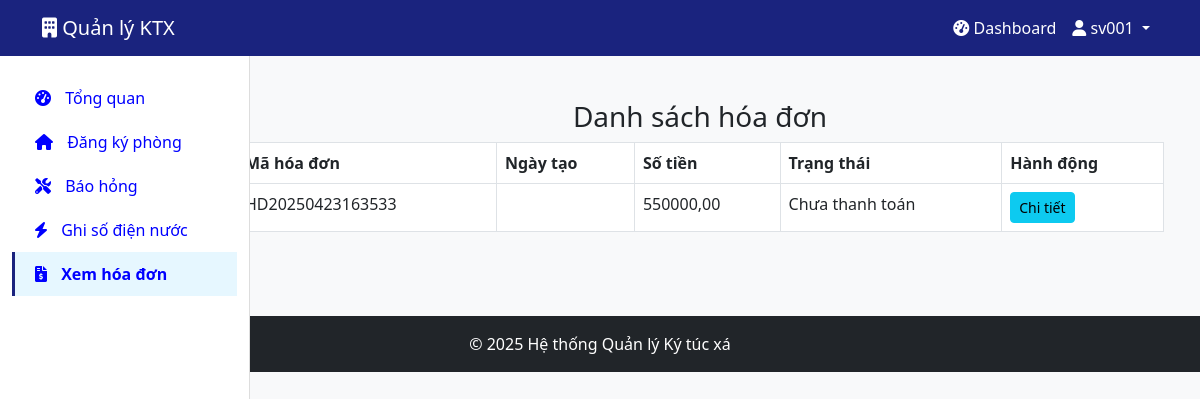
/xem-hoa-don/ (signed in), run on the app's committed database.
### dormitory/models.py (models this page shows, shortened)
class HoaDon(models.Model):
    ma_hoa_don = models.CharField(max_length=20, primary_key=True)
    so_tien = models.FloatField()
    loai_hoa_don = models.CharField(max_length=20)
    ngay_thanh_toan = models.DateField(null=True, blank=True)
    mssv = models.ForeignKey(SinhVien, on_delete=models.CASCADE)
    thang = models.IntegerField()
    ma_phong = models.ForeignKey(Phong, on_delete=models.CASCADE)

### dormitory/views.py (the view)
# urls.py: path('xem-hoa-don/', views.xem_hoa_don, name='xem_hoa_don'),
@login_required
def xem_hoa_don(request):
    tai_khoan = TaiKhoan.objects.get(user=request.user)
    if tai_khoan.role != 'student':
        messages.error(request, 'Bạn không có quyền truy cập chức năng này!')
        return redirect('dashboard')
    student = SinhVien.objects.get(tai_khoan=tai_khoan)
    hoa_don_list = HoaDon.objects.filter(mssv=student).order_by('-thang')
    return render(request, 'dormitory/xem_hoa_don.html', {
        'hoa_don_list': hoa_don_list,
        'role': tai_khoan.role
    })

### dormitory/templates/dormitory/xem_hoa_don.html (shortened to what this page needs)
{% extends 'base.html' %}
{% block content %}
<div class="container mt-4">
    <h3 class="text-center">Danh sách hóa đơn</h3>
    <table class="table table-bordered">
        <thead>
            <tr>
                <th>Mã hóa đơn</th>
                <th>Ngày tạo</th>
                <th>Số tiền</th>
                <th>Trạng thái</th>
                <th>Hành động</th>
            </tr>
        </thead>
        <tbody>
            {% for hoa_don in hoa_don_list %}
            <tr>
                <td>{{ hoa_don.ma_hoa_don }}</td>
                <td>{{ hoa_don.ngay_tao|date:"d/m/Y" }}</td>
                <td>{{ hoa_don.so_tien|floatformat:2 }}</td>
                <td>
                    {% if hoa_don.ngay_thanh_toan %}
                        Đã thanh toán
                    {% else %}
                        Chưa thanh toán
                    {% endif %}
                </td>
                <td>
                    <a href="{% url 'chi_tiet_hoa_don' hoa_don.ma_hoa_don %}" class="btn btn-info btn-sm">Chi tiết</a>
                </td>
            </tr>
            {% empty %}
            <tr>
                <td colspan="5" class="text-center">Không có hóa đơn nào.</td>
            </tr>
            {% endfor %}
        </tbody>
    </table>
</div>
{% endblock %}

### dormitory/templates/base.html (shortened to what this page needs)
<!DOCTYPE html>
<html lang="vi">
<head>
    <link href="https://cdn.jsdelivr.net/npm/bootstrap@5.3.0/dist/css/bootstrap.min.css" rel="stylesheet">
    <link rel="stylesheet" href="https://cdnjs.cloudflare.com/ajax/libs/font-awesome/6.0.0/css/all.min.css">
</head>
<body>
    <nav class="navbar navbar-expand-lg navbar-dark sticky-top">
        <div class="container">
            <a class="navbar-brand" href="{% url 'home' %}" style="color: white !important;">
                <i class="fas fa-building"></i> Quản lý KTX
            </a>
            <div class="collapse navbar-collapse" id="navbarNav">
                <ul class="navbar-nav ms-auto">
                    {% if user.is_authenticated %}
                        <li class="nav-item">
                            <a class="nav-link" href="{% url 'dashboard' %}">
                                <i class="fas fa-tachometer-alt"></i> Dashboard
                            </a>
                        </li>
                        <li class="nav-item dropdown" >
                            <a class="nav-link dropdown-toggle" href="#" id="navbarDropdown" role="button" data-bs-toggle="dropdown">
                                <i class="fas fa-user"></i> {{ user.username }}
                            </a>
                        </li>
                    {% else %}
                        <li class="nav-item">
                            <a class="nav-link" href="{% url 'login' %}">Đăng nhập</a>
                        </li>
                    {% endif %}
                </ul>
            </div>
        </div>
    </nav>
    <div class="container-fluid">
        <div class="row">
            {% if user.is_authenticated and request.path != '/' %}
                <div class="col-md-3 col-lg-2 d-md-block sidebar">
                    <div class="position-sticky">
                        <ul class="nav flex-column">
                            {% if role == 'manager' %}
                                <li class="nav-item">
                                    <a class="nav-link {% if request.path == '/dashboard/' %}active{% endif %}" href="{% url 'dashboard' %}">
                                        <i class="fas fa-tachometer-alt"></i> Tổng quan
                                    </a>
                                </li>
                                <li class="nav-item">
                                    <a class="nav-link {% if '/quan-ly-don-dang-ky/' in request.path %}active{% endif %}" href="{% url 'quan_ly_don_dang_ky' %}">
                                        <i class="fas fa-clipboard-list"></i> Quản lý đơn đăng ký
                                    </a>
                                </li>
                                <li class="nav-item">
                                    <a class="nav-link {% if '/quan-ly-phong/' in request.path %}active{% endif %}" href="{% url 'quan_ly_phong' %}">
                                        <i class="fas fa-door-open"></i> Quản lý phòng
                                    </a>
                                </li>
                                <li class="nav-item">
                                    <a class="nav-link {% if '/quan-ly-sinh-vien/' in request.path %}active{% endif %}" href="{% url 'quan_ly_sinh_vien' %}">
                                        <i class="fas fa-user-graduate"></i> Quản lý sinh viên
                                    </a>
                                </li>
                                <li class="nav-item">
                                    <a class="nav-link {% if '/quan-ly-bao-hong/' in request.path %}active{% endif %}" href="{% url 'quan_ly_bao_hong' %}">
                                        <i class="fas fa-tools"></i> Quản lý báo hỏng
                                    </a>
                                </li>
                                <li class="nav-item">
                                    <a class="nav-link {% if '/quan-ly-hoa-don/' in request.path %}active{% endif %}" href="{% url 'quan_ly_hoa_don' %}">
                                        <i class="fas fa-file-invoice-dollar"></i> Quản lý hóa đơn
                                    </a>
                                </li>
                                <li class="nav-item">
                                    <a class="nav-link {% if '/quan-ly-vi-pham/' in request.path %}active{% endif %}" href="{% url 'quan_ly_vi_pham' %}">
                                        <i class="fas fa-exclamation-triangle"></i> Quản lý vi phạm
                                    </a>
                                </li>
                                <li class="nav-item">
                                    <a class="nav-link {% if '/quan-ly-dien-nuoc/' in request.path %}active{% endif %}" href="{% url 'quan_ly_dien_nuoc' %}">
                                        <i class="fas fa-bolt"></i> Quản lý điện nước
                                    </a>
                                <li class="nav-item">
                                    <a class="nav-link {% if '/quan-ly-hop-dong/' in request.path %}active{% endif %}" href="{% url 'quan_ly_hop_dong' %}">
                                        <i class="fas fa-handshake"></i> Quản lý hợp đồng
                                    </a>
                                </li>
                            {% elif role == 'student' %}
                                <li class="nav-item">
                                    <a class="nav-link {% if request.path == '/dashboard/' %}active{% endif %}" href="{% url 'dashboard' %}">
                                        <i class="fas fa-tachometer-alt"></i> Tổng quan
                                    </a>
                                </li>
                                <li class="nav-item">
                                    <a class="nav-link {% if '/dang-ky-phong/' in request.path %}active{% endif %}" href="{% url 'dang_ky_phong' %}">
                                        <i class="fas fa-home"></i> Đăng ký phòng
                                    </a>
                                </li>
                                <li class="nav-item">
                                    <a class="nav-link {% if '/bao-hong/' in request.path %}active{% endif %}" href="{% url 'bao_hong' %}">
                                        <i class="fas fa-tools"></i> Báo hỏng
                                    </a>
                                </li>
                                <li class="nav-item">
                                    <a class="nav-link {% if '/ghi-so-dien-nuoc/' in request.path %}active{% endif %}" href="{% url 'ghi_so_dien_nuoc_sinh_vien' %}">
                                        <i class="fas fa-bolt"></i> Ghi số điện nước
                                    </a>
                                </li>
                                <li class="nav-item">
                                    <a class="nav-link {% if '/xem-hoa-don/' in request.path %}active{% endif %}" href="{% url 'xem_hoa_don' %}">
                                        <i class="fas fa-file-invoice-dollar"></i> Xem hóa đơn
                                    </a>
                                </li>
                            {% endif %}
                        </ul>
                    </div>
                </div>
                <main class="col-md-9 ms-sm-auto col-lg-10 px-md-4 main-content">
            {% else %}
                <main class="col-12 px-md-4">
            {% endif %}
                {% block content %}{% endblock %}
            </main>
        </div>
    </div>
    <footer class="bg-dark text-white text-center py-3 mt-5">
        <div class="container">
            <p class="mb-0">&copy; 2025 Hệ thống Quản lý Ký túc xá</p>
        </div>
    </footer>
</body>
</html>

### dormitory/templates/base.html (style rules this page uses)
body { font-family: 'Segoe UI', Tahoma, Geneva, Verdana, sans-serif; background-color: #f8f9fa; }
.navbar { background-color: #1a237e; }
.navbar-brand, .nav-link { color: blue !important; }
.navbar .nav-link { color: white !important; }
.sidebar { background-color: #fff; border-right: 1px solid #ddd; height: calc(100vh - 56px); position: fixed; top: 56px; left: 0; width: 250px; padding-top: 20px; overflow-y: auto; }
.sidebar .nav-link { color: #333; padding: 10px 20px; border-left: 3px solid transparent; transition: all 0.3s ease; }
.sidebar .nav-link.active { background-color: #e6f7ff; border-left: 3px solid #1a237e; color: #1a237e; font-weight: bold; }
.sidebar .nav-link i { margin-right: 10px; }
.main-content { margin-left: 250px; padding: 20px; }

### data on the page
HoaDon: ma_hoa_don "HD20250423163533", so_tien "550000,00", shows "Chưa thanh toán"

### other printed values
{{ user.username }} "sv001"
